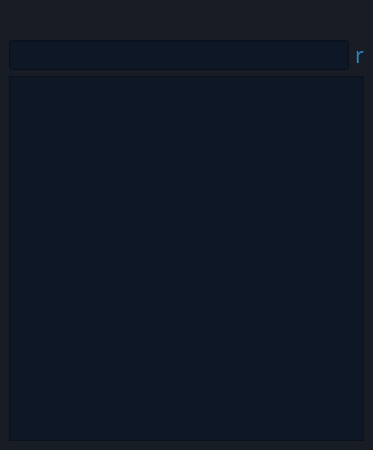
<?xml version="1.0" encoding="UTF-8"?>
<ui version="4.0">
 <class>NoteWindow</class>
 <widget class="QMainWindow" name="NoteWindow">
  <property name="geometry">
   <rect>
    <x>0</x>
    <y>0</y>
    <width>373</width>
    <height>450</height>
   </rect>
  </property>
  <property name="windowTitle">
   <string>MainWindow</string>
  </property>
  <property name="layoutDirection">
   <enum>Qt::LeftToRight</enum>
  </property>
  <widget class="QWidget" name="NoteWindow_2">
   <property name="styleSheet">
    <string notr="true">background-color: rgb(23, 28, 37);</string>
   </property>
   <layout class="QVBoxLayout" name="verticalLayout">
    <item>
     <widget class="QWidget" name="spacer" native="true">
      <property name="sizePolicy">
       <sizepolicy hsizetype="Preferred" vsizetype="Fixed">
        <horstretch>0</horstretch>
        <verstretch>0</verstretch>
       </sizepolicy>
      </property>
      <property name="minimumSize">
       <size>
        <width>351</width>
        <height>25</height>
       </size>
      </property>
     </widget>
    </item>
    <item>
     <layout class="QHBoxLayout" name="horizontalLayout">
      <item>
       <widget class="QLineEdit" name="nameInput">
        <property name="maximumSize">
         <size>
          <width>16777215</width>
          <height>40</height>
         </size>
        </property>
        <property name="styleSheet">
         <string notr="true">font: 87 italic 12pt &quot;Segoe UI Black&quot;;
alternate-background-color: rgb(15, 76, 117);
color: rgb(50, 130, 184);
background-color: rgb(14, 23, 38);
border-color: rgb(15, 76, 117);</string>
        </property>
        <property name="text">
         <string extracomment="Имя заметки"/>
        </property>
        <property name="maxLength">
         <number>100</number>
        </property>
        <property name="echoMode">
         <enum>QLineEdit::Normal</enum>
        </property>
       </widget>
      </item>
      <item>
       <widget class="QLabel" name="closeButton">
        <property name="font">
         <font>
          <family>Webdings</family>
          <pointsize>16</pointsize>
         </font>
        </property>
        <property name="cursor">
         <cursorShape>PointingHandCursor</cursorShape>
        </property>
        <property name="styleSheet">
         <string notr="true">color: rgb(50, 130, 184);</string>
        </property>
        <property name="text">
         <string>r</string>
        </property>
       </widget>
      </item>
     </layout>
    </item>
    <item>
     <widget class="QTextEdit" name="textEdit">
      <property name="cursor" stdset="0">
       <cursorShape>IBeamCursor</cursorShape>
      </property>
      <property name="styleSheet">
       <string notr="true">font: 12pt &quot;Segoe UI&quot;;
color: rgb(50, 130, 184);
background-color: rgb(14, 23, 38);
</string>
      </property>
     </widget>
    </item>
   </layout>
  </widget>
 </widget>
 <resources/>
 <connections/>
</ui>
